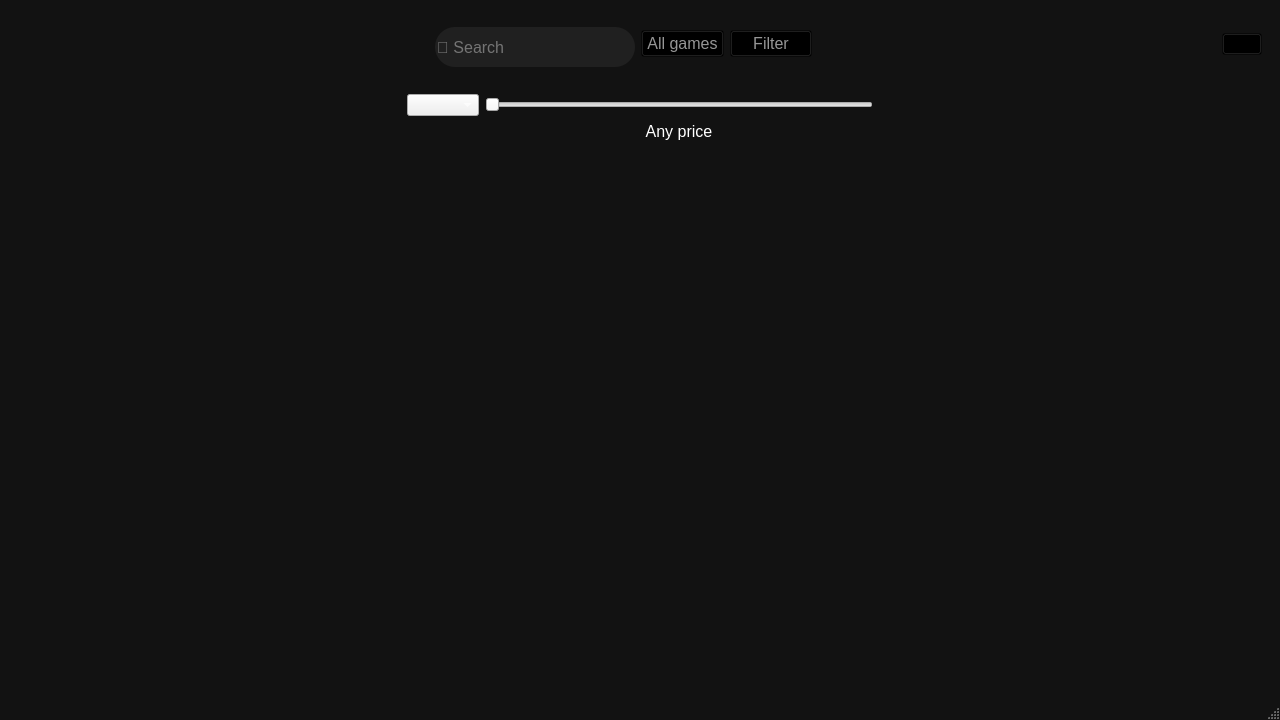
<?xml version="1.0" encoding="UTF-8"?>
<ui version="4.0">
 <class>BrowseWindow</class>
 <widget class="QMainWindow" name="BrowseWindow">
  <property name="geometry">
   <rect>
    <x>0</x>
    <y>0</y>
    <width>1280</width>
    <height>720</height>
   </rect>
  </property>
  <property name="windowTitle">
   <string>MainWindow</string>
  </property>
  <property name="styleSheet">
   <string notr="true">QMainWindow {
	background-color: rgb(18, 18, 18)
}</string>
  </property>
  <widget class="QWidget" name="centralwidget">
   <layout class="QVBoxLayout" name="verticalLayout">
    <item>
     <widget class="QWidget" name="Header" native="true">
      <property name="sizePolicy">
       <sizepolicy hsizetype="Expanding" vsizetype="Preferred">
        <horstretch>0</horstretch>
        <verstretch>0</verstretch>
       </sizepolicy>
      </property>
      <property name="maximumSize">
       <size>
        <width>16777215</width>
        <height>70</height>
       </size>
      </property>
      <layout class="QHBoxLayout" name="horizontalLayout">
       <item>
        <widget class="QLabel" name="Logo">
         <property name="minimumSize">
          <size>
           <width>0</width>
           <height>0</height>
          </size>
         </property>
         <property name="maximumSize">
          <size>
           <width>60</width>
           <height>60</height>
          </size>
         </property>
         <property name="text">
          <string/>
         </property>
         <property name="pixmap">
          <pixmap>../UI/Resources/Logo.png</pixmap>
         </property>
         <property name="scaledContents">
          <bool>true</bool>
         </property>
         <property name="alignment">
          <set>Qt::AlignRight|Qt::AlignTrailing|Qt::AlignVCenter</set>
         </property>
        </widget>
       </item>
       <item>
        <spacer name="horizontalSpacer">
         <property name="orientation">
          <enum>Qt::Horizontal</enum>
         </property>
         <property name="sizeHint" stdset="0">
          <size>
           <width>40</width>
           <height>20</height>
          </size>
         </property>
        </spacer>
       </item>
       <item>
        <widget class="QWidget" name="HeaderButtons" native="true">
         <layout class="QHBoxLayout" name="horizontalLayout_2">
          <item>
           <widget class="QLineEdit" name="Search">
            <property name="minimumSize">
             <size>
              <width>200</width>
              <height>40</height>
             </size>
            </property>
            <property name="maximumSize">
             <size>
              <width>200</width>
              <height>16777215</height>
             </size>
            </property>
            <property name="sizeIncrement">
             <size>
              <width>0</width>
              <height>0</height>
             </size>
            </property>
            <property name="font">
             <font>
              <family>Segoe UI</family>
              <pointsize>12</pointsize>
              <bold>false</bold>
             </font>
            </property>
            <property name="styleSheet">
             <string notr="true">QLineEdit {
	background-color: rgb(32, 32, 32);
	border-radius: 20%;
	color: rgb(200, 200, 200);
}</string>
            </property>
            <property name="text">
             <string notr="true"/>
            </property>
            <property name="placeholderText">
             <string>🔎 Search</string>
            </property>
           </widget>
          </item>
          <item>
           <widget class="QPushButton" name="browseButton">
            <property name="font">
             <font>
              <pointsize>12</pointsize>
             </font>
            </property>
            <property name="cursor">
             <cursorShape>PointingHandCursor</cursorShape>
            </property>
            <property name="styleSheet">
             <string notr="true">QPushButton {
	background-color: transparent;
	color: rgb(150, 150, 150);
}

QPushButton:hover  {
	background-color: transparent;
	color: rgb(255, 255, 255);
}</string>
            </property>
            <property name="text">
             <string>All games</string>
            </property>
           </widget>
          </item>
          <item>
           <widget class="QPushButton" name="filterButton">
            <property name="font">
             <font>
              <pointsize>12</pointsize>
             </font>
            </property>
            <property name="cursor">
             <cursorShape>PointingHandCursor</cursorShape>
            </property>
            <property name="styleSheet">
             <string notr="true">QPushButton {
	background-color: transparent;
	color: rgb(150, 150, 150);
}

QPushButton:hover  {
	background-color: transparent;
	color: rgb(255, 255, 255);
}</string>
            </property>
            <property name="text">
             <string>Filter</string>
            </property>
           </widget>
          </item>
         </layout>
        </widget>
       </item>
       <item>
        <spacer name="horizontalSpacer_2">
         <property name="orientation">
          <enum>Qt::Horizontal</enum>
         </property>
         <property name="sizeHint" stdset="0">
          <size>
           <width>40</width>
           <height>20</height>
          </size>
         </property>
        </spacer>
       </item>
       <item>
        <widget class="QPushButton" name="accountButton">
         <property name="cursor">
          <cursorShape>PointingHandCursor</cursorShape>
         </property>
         <property name="styleSheet">
          <string notr="true">background-color: transparent;</string>
         </property>
         <property name="text">
          <string/>
         </property>
         <property name="icon">
          <iconset>
           <normaloff>../UI/Resources/avatar-icon.png</normaloff>../UI/Resources/avatar-icon.png</iconset>
         </property>
         <property name="iconSize">
          <size>
           <width>48</width>
           <height>48</height>
          </size>
         </property>
        </widget>
       </item>
      </layout>
     </widget>
    </item>
    <item>
     <widget class="QWidget" name="filterButtons" native="true">
      <property name="styleSheet">
       <string notr="true">color: rgb(255, 255, 255)</string>
      </property>
      <layout class="QGridLayout" name="gridLayout">
       <item row="0" column="0">
        <spacer name="horizontalSpacer_5">
         <property name="orientation">
          <enum>Qt::Horizontal</enum>
         </property>
         <property name="sizeHint" stdset="0">
          <size>
           <width>40</width>
           <height>20</height>
          </size>
         </property>
        </spacer>
       </item>
       <item row="0" column="1">
        <widget class="QComboBox" name="comboBox"/>
       </item>
       <item row="1" column="2">
        <widget class="QLabel" name="label">
         <property name="font">
          <font>
           <pointsize>12</pointsize>
          </font>
         </property>
         <property name="text">
          <string>Any price</string>
         </property>
         <property name="alignment">
          <set>Qt::AlignCenter</set>
         </property>
        </widget>
       </item>
       <item row="0" column="2">
        <widget class="QSlider" name="horizontalSlider">
         <property name="orientation">
          <enum>Qt::Horizontal</enum>
         </property>
        </widget>
       </item>
       <item row="0" column="3">
        <spacer name="horizontalSpacer_6">
         <property name="orientation">
          <enum>Qt::Horizontal</enum>
         </property>
         <property name="sizeHint" stdset="0">
          <size>
           <width>40</width>
           <height>20</height>
          </size>
         </property>
        </spacer>
       </item>
      </layout>
     </widget>
    </item>
    <item>
     <widget class="QWidget" name="widget" native="true">
      <property name="sizePolicy">
       <sizepolicy hsizetype="Expanding" vsizetype="Preferred">
        <horstretch>0</horstretch>
        <verstretch>0</verstretch>
       </sizepolicy>
      </property>
      <layout class="QHBoxLayout" name="horizontalLayout_3">
       <item>
        <spacer name="horizontalSpacer_3">
         <property name="orientation">
          <enum>Qt::Horizontal</enum>
         </property>
         <property name="sizeType">
          <enum>QSizePolicy::Fixed</enum>
         </property>
         <property name="sizeHint" stdset="0">
          <size>
           <width>40</width>
           <height>20</height>
          </size>
         </property>
        </spacer>
       </item>
       <item>
        <widget class="QScrollArea" name="scrollArea">
         <property name="styleSheet">
          <string notr="true">QWidget {
	background-color: rgb(18, 18, 18)
}

 QScrollBar:vertical {
    background: rgb(22, 22, 22);
    width: 14px;
	border-radius: 0px;
 }

QScrollBar::handle:vertical {	
	background-color: rgb(28, 28, 28);
	min-height: 30px;
	border-radius: 7px;
}

QScrollBar::sub-line:vertical {
	height: 0px;
}

QScrollBar::handle:vertical:hover{	
	background-color: rgb(32, 32, 32);
}
QScrollBar::handle:vertical:pressed {	
	background-color: rgb(32, 32, 32);
}

QScrollBar::add-line:vertical {
	height: 0px;
}

QScrollBar::up-arrow:vertical, QScrollBar::down-arrow:vertical {
	background: none;
}
QScrollBar::add-page:vertical, QScrollBar::sub-page:vertical {
	background: none;
}</string>
         </property>
         <property name="frameShape">
          <enum>QFrame::NoFrame</enum>
         </property>
         <property name="widgetResizable">
          <bool>true</bool>
         </property>
         <widget class="QWidget" name="scrollAreaWidgetContents">
          <property name="geometry">
           <rect>
            <x>0</x>
            <y>0</y>
            <width>1152</width>
            <height>490</height>
           </rect>
          </property>
          <layout class="QHBoxLayout" name="horizontalLayout_4">
           <item>
            <layout class="QGridLayout" name="GamesGrid"/>
           </item>
          </layout>
         </widget>
        </widget>
       </item>
       <item>
        <spacer name="horizontalSpacer_4">
         <property name="orientation">
          <enum>Qt::Horizontal</enum>
         </property>
         <property name="sizeType">
          <enum>QSizePolicy::Fixed</enum>
         </property>
         <property name="sizeHint" stdset="0">
          <size>
           <width>40</width>
           <height>20</height>
          </size>
         </property>
        </spacer>
       </item>
      </layout>
     </widget>
    </item>
   </layout>
  </widget>
  <widget class="QMenuBar" name="menubar">
   <property name="geometry">
    <rect>
     <x>0</x>
     <y>0</y>
     <width>1280</width>
     <height>21</height>
    </rect>
   </property>
  </widget>
  <widget class="QStatusBar" name="statusbar"/>
 </widget>
 <resources/>
 <connections/>
</ui>
